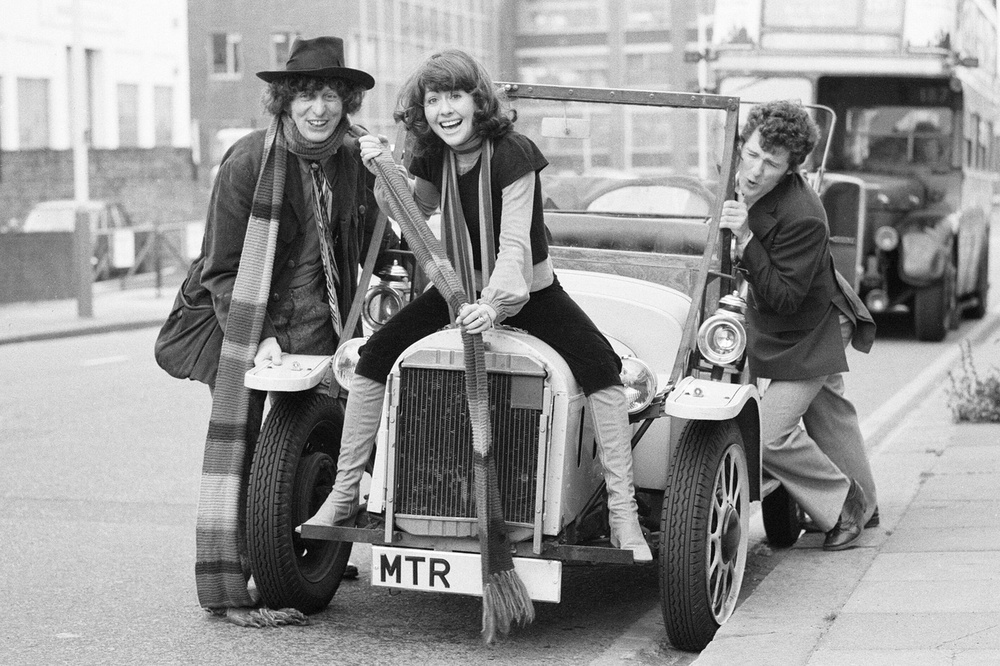
#> input picture image_manipulation/3.jpg, 1000 x 666 px, shrunk from 2197 x 1463 before the run
$ python image_manip3.py
#> lines starting #> are read from the running program, lines starting #| are printed output that depends on the picture
#!/usr/bin/env python3
# -*- coding: utf-8 -*-
"""
Created on Tue OCT 15 19:56:07 2020

@author: peterschoch
"""
# image_manip3.py
# -------------------------------------------------------------------------
# This program is designed to import an image as an array, and then
#  then perform some calculations on the array and output the altered
#  image.
# -------------------------------------------------------------------------
import numpy as np
import matplotlib.pyplot as plt

import scipy.ndimage as sim

import imageio

def vertical_gradient(image, reverse=False):
    """
        Creates a horizontal line with the shape (1, image.shape, 3)
        The values are incremented from 0 to 1, if reverse is False;
        otherwise the values are decremented from 1 to 0.

        Function shamelessly stolen from an online source.


    Parameters
    ----------
    image : np array
    reverse : logical, optional


    Returns value
    -------


    """
    number_of_columns = image.shape[1]
    if reverse:
        C = np.linspace(1,0,number_of_columns)
    else:
        C = np.linspace(0,1,number_of_columns)
    C=np.dstack((C,C,C))
    return C

def horizontal_gradient(image):
    """
        Creates a vertical line with the shape (image.shape, 1, 3)


        Function shamelessly stolen from an online source.


    Parameters
    ----------
    image : np array
    reverse : logical, optional


    Returns value
    -------


    """
    number_of_rows, number_of_columns = image.shape[:2]
    C=np.linspace(1,0,number_of_rows)
    C=C[np.newaxis,:]
    C=np.concatenate((C,C,C)).transpose()
    C=C[:,np.newaxis]
    return C


photo = imageio.imread('3.jpg').astype(float)
#> photo: shape (666, 1000, 3) float64; min 0, max 255, mean 148.4

#  Use of a Gaussian filter
blur = sim.gaussian_filter(photo,sigma=5)
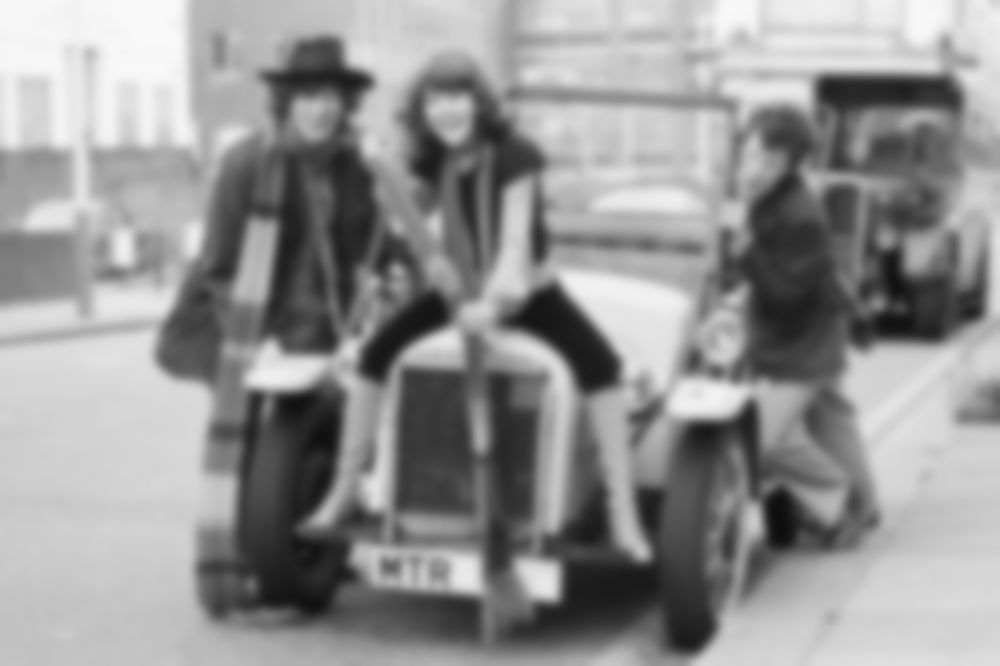
#> blur: shape (666, 1000, 3) float64; min 14.95, max 250, mean 148.4

plt.figure()
plt.imshow(blur/blur.max())
plt.axis('off')


f_blur = sim.gaussian_filter(blur,1)

plt.figure()
plt.imshow(f_blur/f_blur.max())

# A way to sharpen an image.
sharp = blur + 30.0*(blur-f_blur)
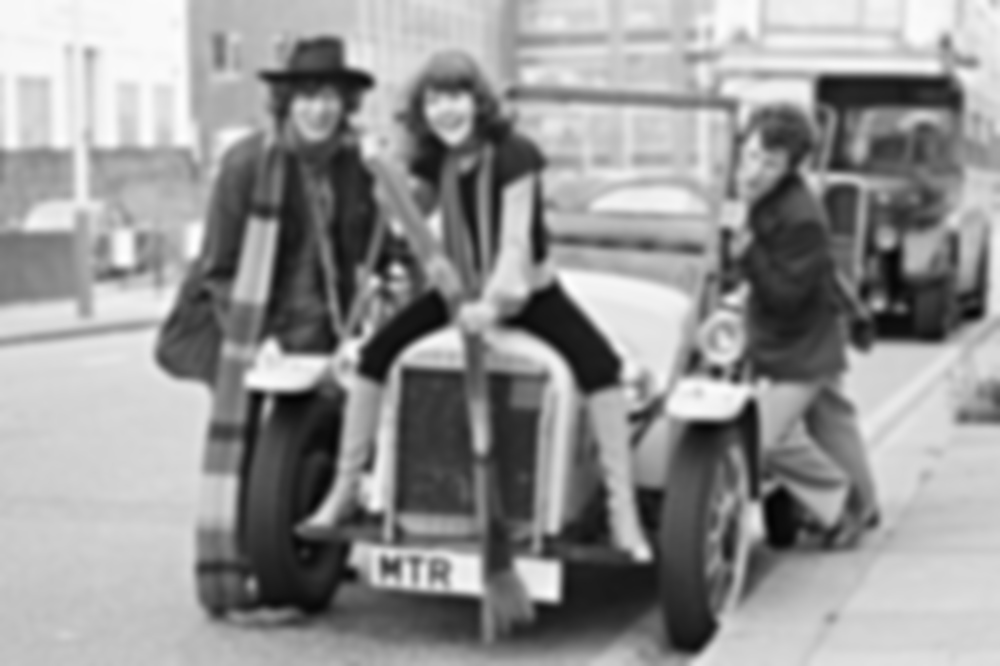
#> sharp: shape (666, 1000, 3) float64; min 4.29, max 254.9, mean 148.4
sharp=sharp/sharp.max()
sharp[sharp<0]=0
plt.figure()
plt.imshow(sharp)

# A way to introduce noise into an image.
noise = photo+0.6*photo.std()*np.random.random(photo.shape)
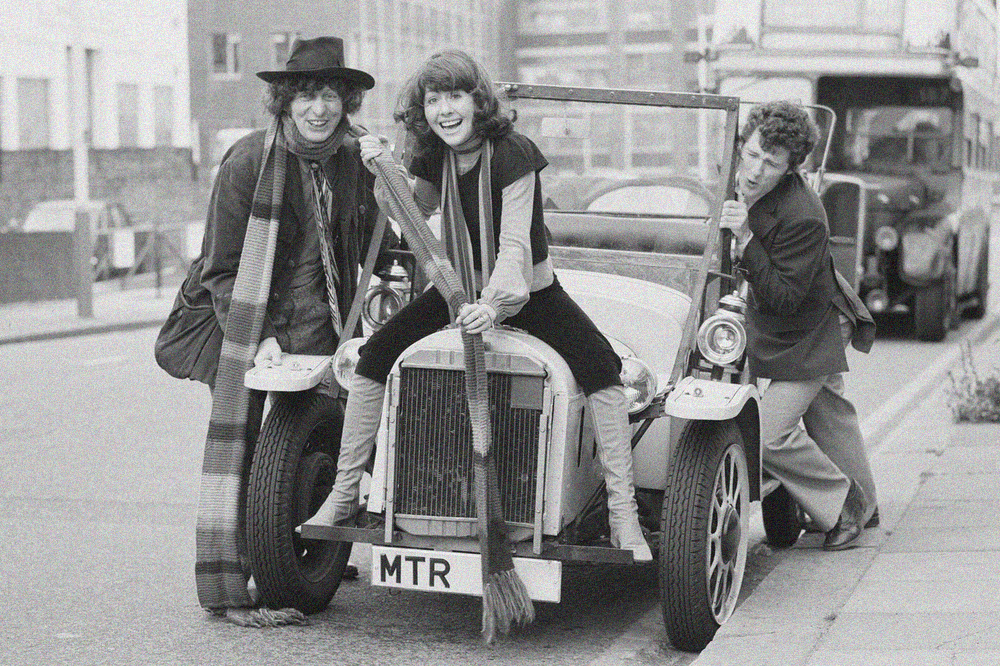
#> noise: shape (666, 1000, 3) float64; mean R, G, B 169.7, 169.7, 169.7; drawn with min black and max white

plt.figure()
plt.imshow(noise/noise.max())
plt.axis('off')

#  How to remove noise from an image.
denoised=sim.median_filter(noise,5)

plt.figure()
plt.imshow(denoised/denoised.max())

tinted = photo+(np.ones(photo.shape)-photo)*0.75
#"Play" with the number 0.75 between 0 and 1 to see what happens here!
plt.figure()
plt.imshow(tinted/tinted.max())


horizontal_brush = vertical_gradient(photo)
#> horizontal_brush = 1000 rows, first 8: [0, 0, 0], [0.001, 0.001, 0.001], [0.002, 0.002, 0.002], [0.003, 0.003, 0.003], [0.004, 0.004, 0.004], [0.00501, 0.00501, 0.00501], [0.00601, 0.00601, 0.00601], [0.00701, 0.00701, 0.00701]
tinted = photo*horizontal_brush
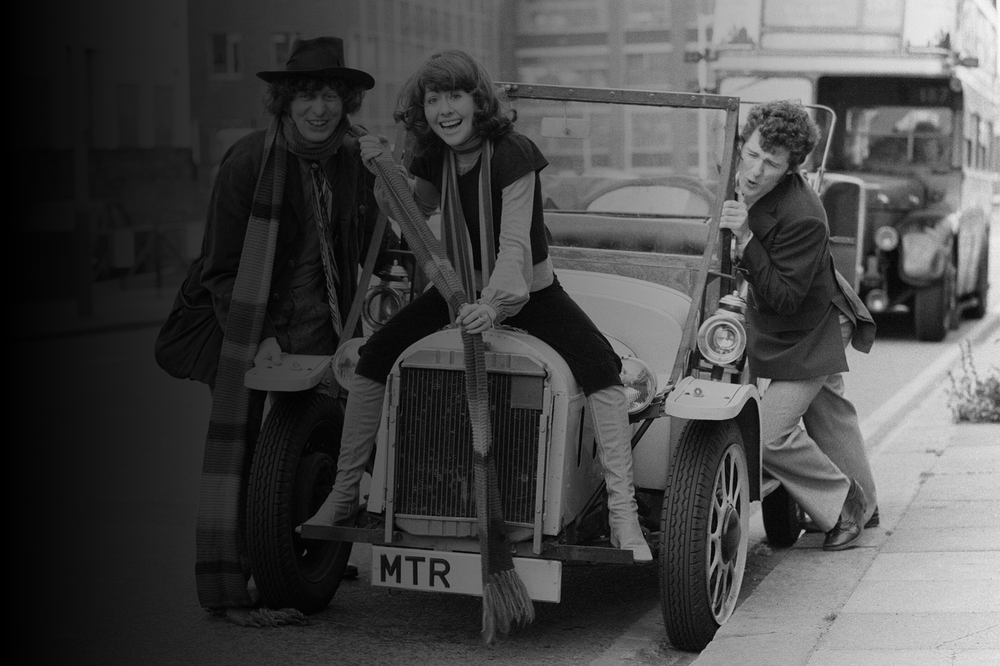
#> tinted: shape (666, 1000, 3) float64; min 0, max 252, mean 72.1
plt.figure()
plt.axis('off')
plt.imshow(tinted/tinted.max())


vertical_brush = horizontal_gradient(photo)
#> vertical_brush = 666 rows, first 8: [1, 1, 1], [0.998, 0.998, 0.998], [0.997, 0.997, 0.997], [0.995, 0.995, 0.995], [0.994, 0.994, 0.994], [0.992, 0.992, 0.992], [0.991, 0.991, 0.991], [0.989, 0.989, 0.989]
tinted = photo*vertical_brush
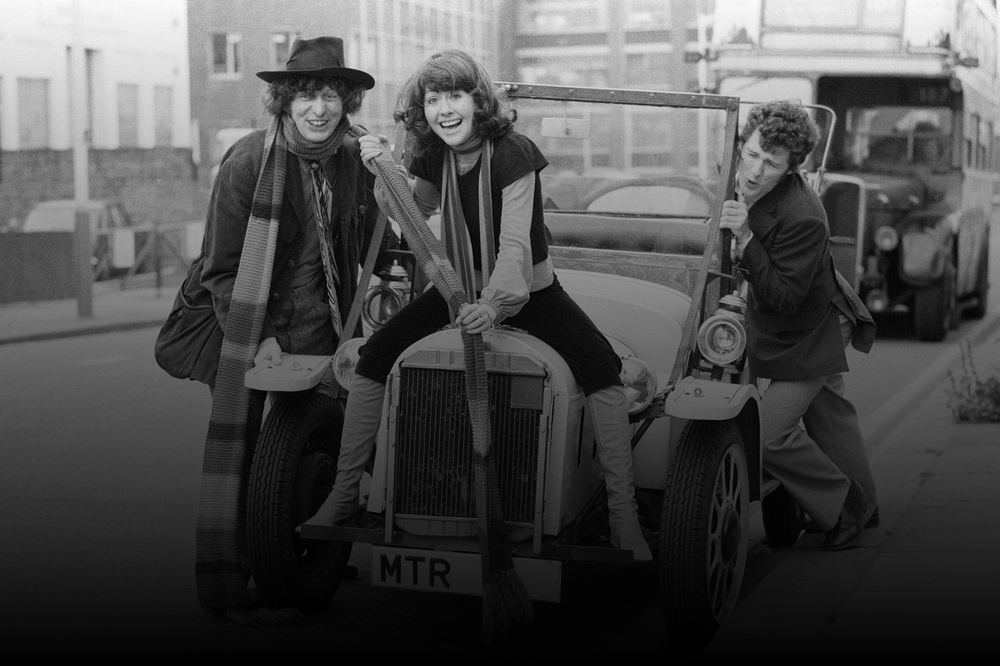
#> tinted: shape (666, 1000, 3) float64; min 0, max 253, mean 77.8
plt.figure()
plt.axis('off')
plt.imshow(tinted/tinted.max())
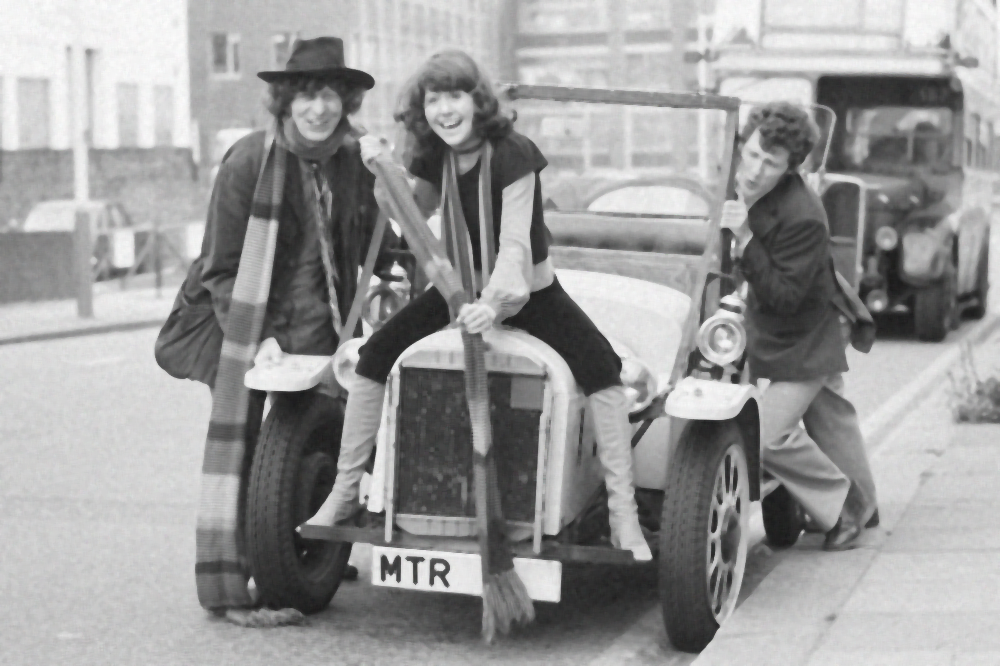
#> shown: shape (666, 1000, 3) float64; mean R, G, B 0.605, 0.605, 0.605
